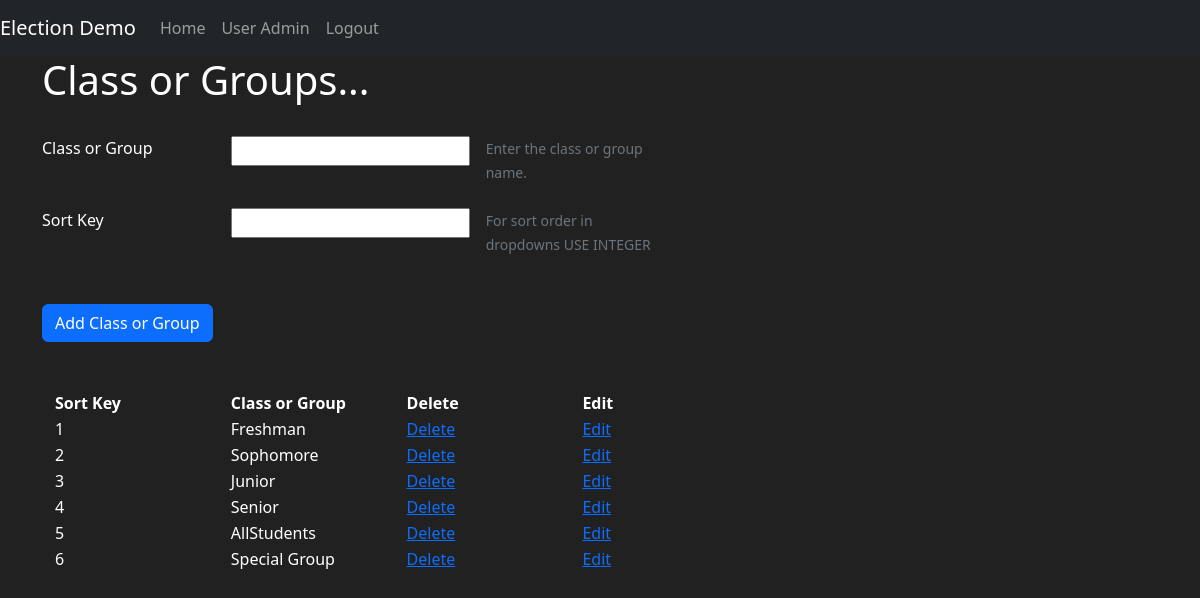
The page /classgrp (signed in) on the database its author committed.
### election1/models.py (models this page shows, shortened)
class Classgrp(db.Model):
    id_classgrp = db.Column(db.Integer, primary_key=True)
    name = db.Column(db.String(length=45), nullable=False, unique=True)
    sortkey = db.Column(db.Integer, nullable=False, unique=True)
    creation_datetime = db.Column(db.DateTime, default=datetime.now, nullable=False)
    candidates = db.relationship('Candidate', cascade="all, delete-orphan", backref='classgrp')

### election1/classgrp/view.py (the view)
@classgrp.route('/classgrp', methods=['POST', 'GET'])
def classgrp_view():
    logger.info('user ' + str(current_user.user_so_name) + " has entered classgrp page")
    if check_dates() is False:
        flash('Please set the Election Dates before adding a class or group', category='danger')
        return redirect(url_for('mains.homepage'))
    if after_start_date():
        flash('You cannot add or delete a class or a group after the voting start time or Election Dates are empty ',
              category='danger')
        return redirect(url_for('mains.homepage'))
    classgrp_form = ClassgrpForm()
    if classgrp_form.validate_on_submit():
        classgrp_name = request.form['name']
        sortkey = request.form['sortkey']
        new_classgrp = Classgrp(name=classgrp_name, sortkey=sortkey)
        db.session.add(new_classgrp)
        db.session.commit()
        logger.info('user ' + str(current_user.user_so_name) + " has created class group " + str(classgrp_name))
        flash('successfully added record', category='success')
        return redirect('/classgrp')
    else:
        for err_msg in classgrp_form.errors.values():
            flash(f'there is an error creating a class or group: {err_msg}', category='danger')
            classgrps = Classgrp.query.order_by(Classgrp.sortkey)
            return render_template('classgrp.html', form=classgrp_form, classgrps=classgrps)
    classgrp_form.name.data = ''
    classgrp_form.sortkey.data = None
    classgrps = Classgrp.query.order_by(Classgrp.sortkey)
    return render_template('classgrp.html', form=classgrp_form, classgrps=classgrps)

### election1/classgrp/form.py (shortened to what this page needs)
class ClassgrpForm(FlaskForm):
    name = StringField(label='Class or Group', validators=[Length(min=2, max=30), DataRequired()])
    sortkey = IntegerField(label='Sort Key', validators=[DataRequired()])
    submit = SubmitField(label='submit')

### election1/__init__.py (called while the page is built)
def config_manager(manager):
    manager.login_message = "You are not logged in to your account."
    manager.login_message_category = "info"
    @manager.user_loader
    def user_loader(xid):
        user = User.query.get(int(xid))
        if user is None:
            return None
        return user

### election1/classgrp/view.py (called while the page is built)
@classgrp.before_request
def check_session_timeout():
    if not current_user.is_authenticated:
        return redirect(url_for('admins.login'))
    if not session_check():
        home = current_app.config['HOME']
        error = 'idle timeout '
        return render_template('session_timeout.html', error=error, home=home)
    return None  # Explicitly return None when no redirection or rendering is needed

def after_start_date():
    from election1.models import Dates  # Local import to avoid circular import
    date = Dates.query.first()
    start_date_time = datetime.fromtimestamp(date.start_date_time)
    current_date_time = datetime.now()
    if current_date_time > start_date_time:
        return True
    else:
        return False

def check_dates():
    from election1.models import Dates  # Local import to avoid circular import
    date = Dates.query.first()
    if date is None:
        return False
    else:
        return True

### election1/utils.py (called while the page is built, shortened)
def session_check():
    session.permanent = True
    idle_timeout = current_app.config['MYTIMEOUT'].total_seconds()
    session.modified = True
    current_date_time = datetime.now()
    session['last_activity'] = current_date_time.strftime("%Y-%m-%d %H:%M:%S")
    return True

### election1/templates/classgrp.html (shortened to what this page needs)
{% extends 'base.html' %}
{% block content %}
  <div class="container">
    <h1> Class or Groups... </h1>
    <br>
    <form method="post" style="color:white" autocomplete="off">
      <div class="row g-3 ">
        <div class="col-2 ">
          {{ form.name.label() }}
        </div>
        <div class="col-auto">
          {{ form.name(autocomplete="off") }}
        </div>
        <div class="col-sm-2">
                    <span id="passwordHelpInline" class="form-text">
                       Enter the class or group name.
                    </span>
        </div>
      </div>
      <br>
      <div class="row g-3">
        <div class="col-2">
          {{ form.sortkey.label() }}
        </div>
        <div class="col-auto">
          {{ form.sortkey() }}
        </div>
        <div class="col-sm-2">
                    <span id="passwordHelpInline" class="form-text">
                       For sort order in dropdowns USE INTEGER
                    </span>
        </div>
      </div>
      <br><br>
      <div class="d-grid gap-2 d-md-block">
        {{ form.submit(type="submit",value='Add Class or Group', class="btn   btn-primary") }}
      </div>
    </form>
    <br><br>
    <div class="container">
      <table class="table-dark">
        <thead>
        <tr>
          <th class="col-2"> Sort Key</th>
          <th class="col-2"> Class or Group</th>
          <th class="col-2"> Delete</th>
          <th class="col-2"> Edit</th>
        </tr>
        </thead>
        <tbody>
        {% for classgrp in classgrps %}
          <tr>
            <td>{{ classgrp.sortkey }}</td>
            <td>{{ classgrp.name }}</td>
            <td><a href="{{ url_for('classgrp.deleteclass',xid=classgrp.id_classgrp) }}">Delete</a></td>
            <td><a href="{{ url_for('classgrp.updateclass',xid=classgrp.id_classgrp) }}">Edit</a></td>
          </tr>
        {% endfor %}
        </tbody>
      </table>
    </div>
  </div>
{% endblock %}

### election1/templates/base.html (shortened to what this page needs)
<!doctype html>
<html lang="en">
   <head>
      <link href="https://cdn.jsdelivr.net/npm/bootstrap@5.2.3/dist/css/bootstrap.min.css" rel="stylesheet">
   </head>
    <body>
    <nav class="navbar navbar-expand-md navbar-dark bg-dark">
      <a class="navbar-brand" href="#">Election Demo</a>
      <div class="collapse navbar-collapse" id="navbarNav">
        <ul class="navbar-nav mr-auto">
            <li class="nav-item active">
                <a class="nav-link" href="{{ url_for('mains.homepage') }}">Home </a>
            </li>
            {% if current_user.is_authenticated %}
                {% if current_user.id_admin_role == 1 %}
                    <li class="nav-item">
                       <a class="nav-link" href="{{ url_for('admins.user_admin') }}">User Admin</a>
                    </li>
                {% endif %}
            {% endif %}
            {% if current_user.is_authenticated %}
                <li class="nav-item">
                    <a class="nav-link" href="{{ url_for('mains.logout') }}">Logout</a>
                </li>
            {% endif %}
        </ul>
      </div>
    </nav>
      {% block content %}
      {% endblock %}
   </body>
</html>

### election1/templates/base.html (style rules this page uses)
body { background-color: #212121; color: white }

### rows shown on the page
Classgrp: sortkey "1", name "Freshman"
Classgrp: sortkey "2", name "Sophomore"
Classgrp: sortkey "3", name "Junior"
Classgrp: sortkey "4", name "Senior"
Classgrp: sortkey "5", name "AllStudents"
Classgrp: sortkey "6", name "Special Group"
